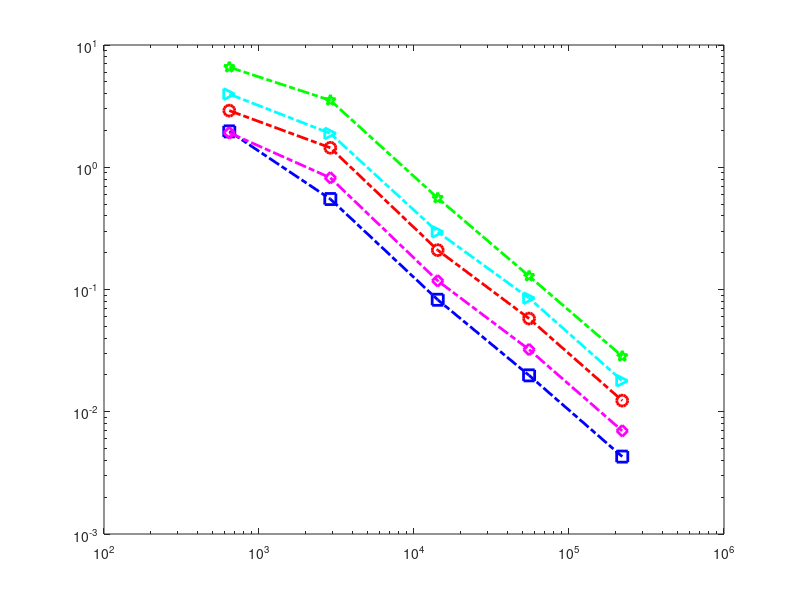

Here is the MATLAB script that generated this plot: (Note: this script raises an error after producing the figure.)
function Vem1fig3()
% 在SL型域域山求解前5个特征值
NNdof=[643	2885	14225	55276	220509	894696];
errorestimate=[0.000238043427925615	5.6466211808914e-05	1.27997616201333e-05	3.48631321705253e-06	8.92991065952726e-07	2.19929417070763e-07];

eigv1=[35.4526679917161	34.03626933268	33.5690605775501	33.5064855140301	33.4909313757645	33.4866342478284];
ref1=eigv1(end);

eigv2=[51.2634636049152	50.1703069597631	49.4680618274363	49.3825261541545	49.3572374364383	49.3502590526081];
ref2=eigv2(end);

eigv3=[69.491332138883	68.0282653457098	66.795263430072	66.6432269338101	66.5976837994584	66.5853488616109];
ref3=eigv3(end);

eigv4=[82.9280398731542	80.8535170931403	79.2582475230904	79.0474906837564	78.9804233107537	78.9625140327813];
ref4=eigv4(end);

eigv5=[118.503018600813	115.448136085416	112.479501773445	112.048473060999	111.948216973776	111.919782078715];
ref5=eigv5(end);

%% 作误差曲线
loglog(NNdof,abs(eigv1-ref1),'bs-.','MarkerSize',8,'LineWidth',2);
hold on 
loglog(NNdof,abs(eigv2-ref2),'md-.','MarkerSize',8,'LineWidth',2);
loglog(NNdof,abs(eigv3-ref3),'ro-.','MarkerSize',8,'LineWidth',2);
loglog(NNdof,abs(eigv4-ref4),'c>-.','MarkerSize',8,'LineWidth',2);
loglog(NNdof,abs(eigv5-ref5),'gp-.','MarkerSize',8,'LineWidth',2);
%% 作误差指示子曲线
loglog(NNdof(1:end-1),errorestimate(1:end-1),'kX-','MarkerSize',8,'LineWidth',2);
%求回归系数
au=regress(log10(abs(eigv1(1:end-1)-ref1))',[ones(length(eigv1)-1,1) log10(NNdof(1:end-1))'])
%a=au(1),b=au(2),10
x=linspace(3000,100000);y=10.^(au(1)-2)*x.^(-1);hold on; loglog(x,y,'k-','LineWidth',1)
%添加主题和坐标标题
xlabel('$\#\mathcal{T}_\ell$','Interpreter','latex','fontsize',11);ylabel('Error','fontsize',12);
%添加图例
fg=legend('$|\lambda_{1}-\lambda_{1,\ell}|$','$|\lambda_{2}-\lambda_{2,\ell}|$', ...
    '$|\lambda_{3}-\lambda_{3,\ell}|$','$|\lambda_{4}-\lambda_{4,\ell}|$', ...
    '$|\lambda_{5}-\lambda_{5,\ell}|$','$\eta_\ell^2$','location','best');
fg.Interpreter="latex";
tx=text(20000,10^-2.7,'slope$=-1$','fontsize',12);
tx.Interpreter="latex";
axis tight;
hold off
end
